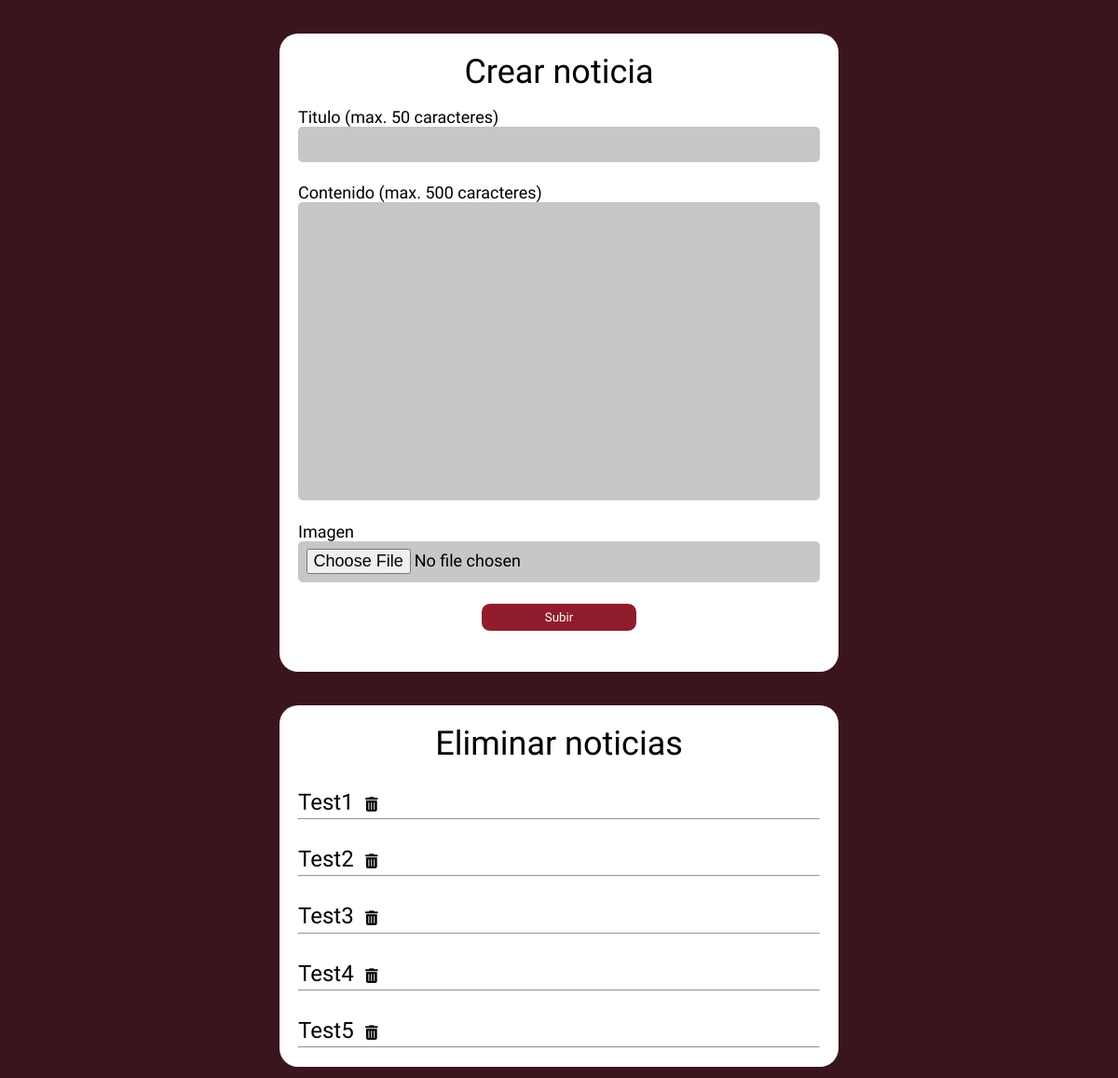
The page /main/special_users/administrador.php on the database as committed earlier.
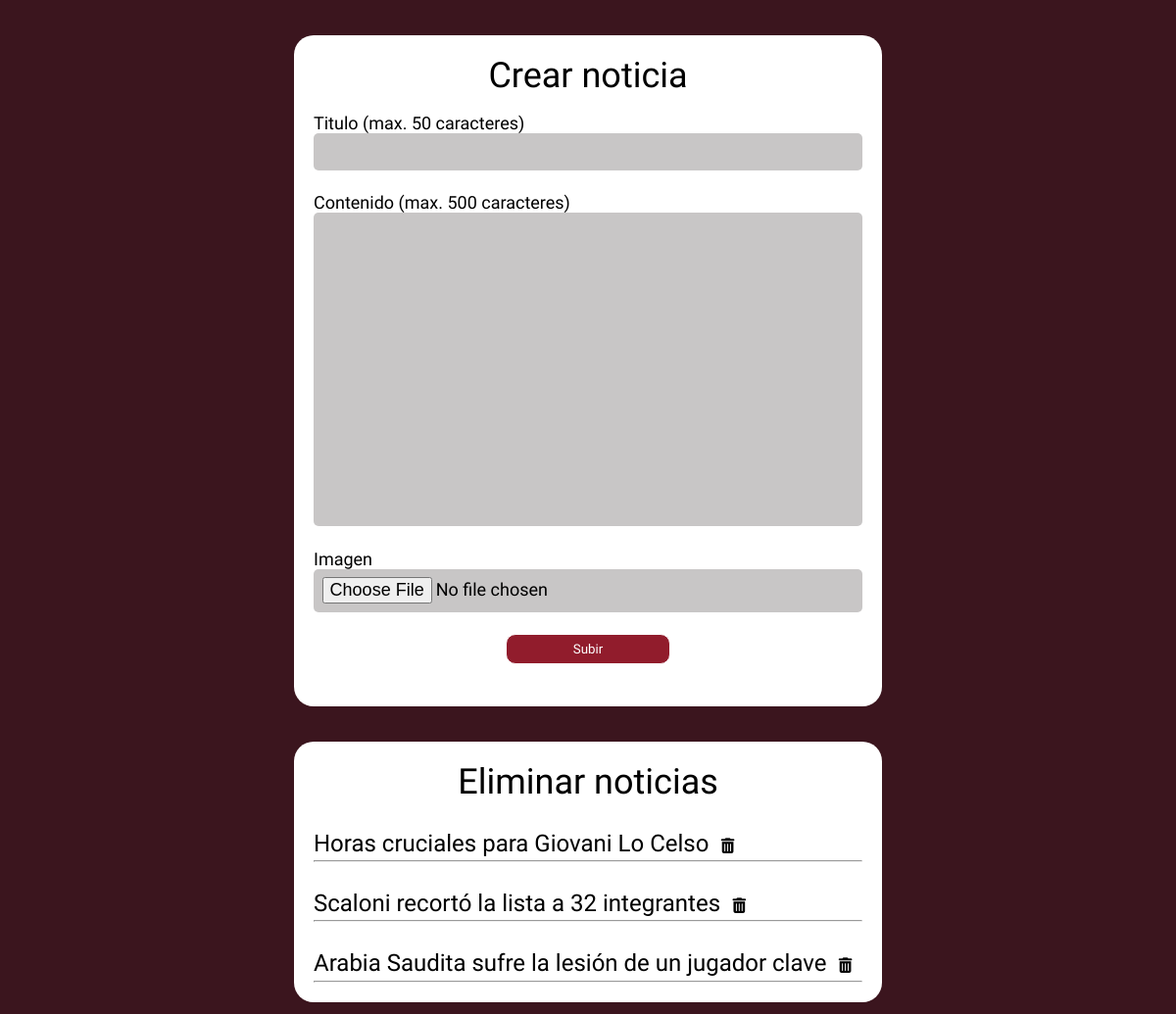
The same page on the database as committed later.
### tables this page shows
CREATE TABLE `news` (
    `id` int(2) NOT NULL AUTO_INCREMENT,
    `user` varchar(20) NOT NULL,
    `title` text NOT NULL,
    `content` text NOT NULL,
    `image` varchar (255) NOT NULL,
    `datetime` datetime NOT NULL,
    PRIMARY KEY (id)
);

### main/special_users/administrador.php (the view, shortened to what this page needs)
<?php
	require ('../../account/database.php');
?>
<html>
    <head>
        <link href="administrador.css" rel="stylesheet" type="text/css">
        <link href="../../styles/header.css" rel="stylesheet" type="text/css">
    </head>
	<body>
		<div class="container">
            <p class="title">Crear noticia</p>
            <form method="post" class="upload" enctype="multipart/form-data">
                <div class="titulo">
                    <label class="label">Titulo (max. 50 caracteres)</label>
                    <input type="text" name="title" class="form-control" maxlength=50 required>
                </div>
                <div class="content">
                    <label class="label">Contenido (max. 500 caracteres)</label>
                    <textarea type="text" name="content" class="form-control-content" rows=10 maxlength=500 required></textarea>
                </div>
                <div class="image">
                    <label class="label">Imagen</label>
                    <input type="file" name="image" class="form-control" required accept="*/image">
                </div>
                <div class="button">
                    <button type="submit" class="btn" name="btn-add">Subir</button></div>
                </div>
        <div class="container">
            <p class="title">Eliminar noticias</p>
            <?php
                $stmt = $conn->prepare("SELECT * FROM news ORDER BY id");
                $stmt->execute();
                $count = $stmt->rowCount();
                if($count > 0){
                    while($row=$stmt->fetch(PDO::FETCH_ASSOC)){
                        extract($row);
                        echo "<div id='new".$id."' class='new'><span class='new_title'>$title</span><i class='trash fa fa-trash' aria-hidden='true' onclick='remove(".$id.")'></i><hr></div>";
                    }
                }
            ?>
		</div>
	</body>
</html>

Rows that differ between the two databases and show on the page:
removed news: title "Test4"
removed news: title "Test5"
changed news: title "Test1" → "Horas cruciales para Giovani Lo Celso"
changed news: title "Test2" → "Scaloni recortó la lista a 32 integrantes"
changed news: title "Test3" → "Arabia Saudita sufre la lesión de un jugador clave"
